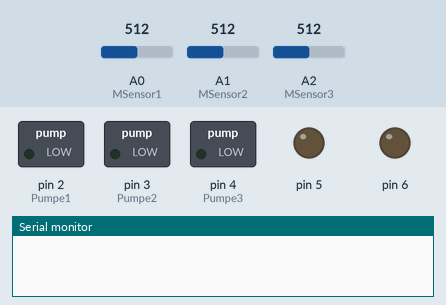
A sketch run on a simulated Arduino Uno, built for the host (arithmetic inside an expression is 32-bit, double 64-bit). On the bench: switched loads named in the sketch (green lamp = pin HIGH), output pins drawn as LEDs (lit = HIGH), the last lines printed to the serial monitor. Dashed ring = blinking. The inputs (shaded band) are chosen by the test bench; at power-on: A0 (MSensor1) = 512, A1 (MSensor2) = 512, A2 (MSensor3) = 512.

Above: at 1.8 s.
1.9 s: A0 (MSensor1) set to 414
5.0 s: A0 (MSensor1) set to 389
At 6.8 s:
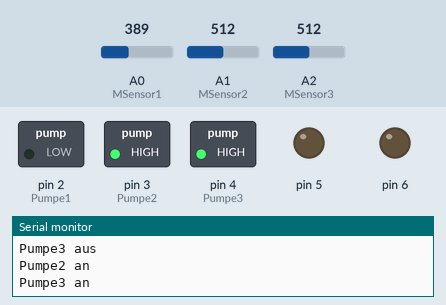
8.1 s: A1 (MSensor2) set to 306
At 10.8 s:
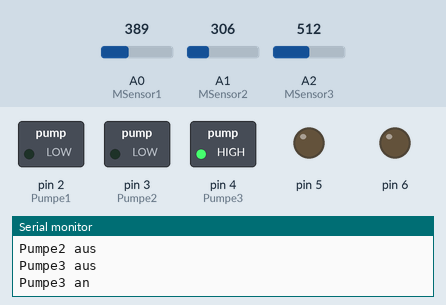
11.2 s: A0 (MSensor1) set to 511
At 12.28 s:
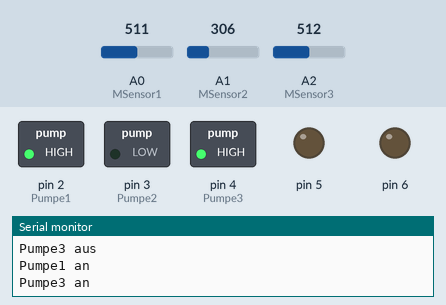
14.3 s: A0 (MSensor1) set to 306
At 15.7 s:
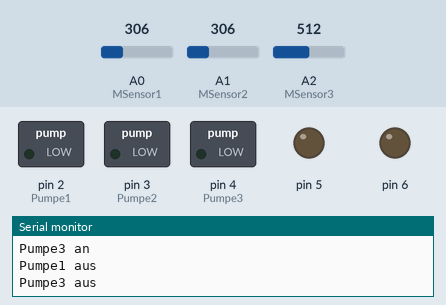
16.0 s: A2 (MSensor3) set to 415
17.5 s: A2 (MSensor3) set to 385
At 18.1 s:
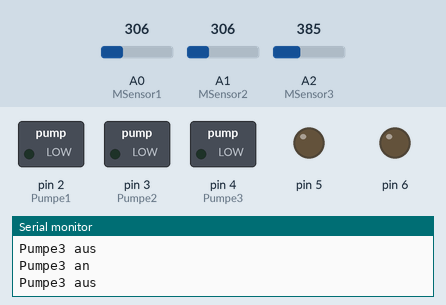
Timing chart, 0 to 20.0 s (numbered marks = the images above; inputs shaded):
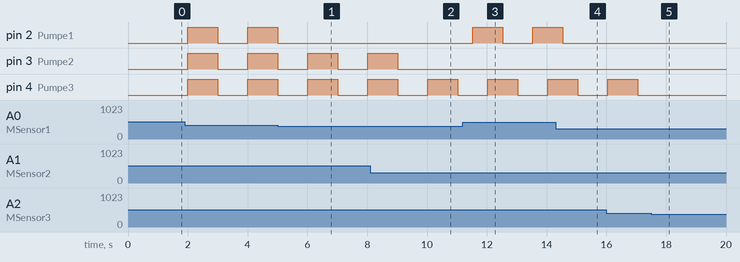

Measured:
- the behaviour switches between 401 and 400 on A0 (MSensor1) (found by bisection; images 0 and 1)
- the behaviour switches between 401 and 400 on A2 (MSensor3) (found by bisection; images 4 and 5)
- after the input at 5.0 s, pin 2 (Pumpe1): goes on until 5.0 s, then stays LOW
- after the input at 8.1 s, pin 3 (Pumpe2): goes on until 9.0 s, then stays LOW
- after the input at 11.2 s, pin 2 (Pumpe1): LOW → HIGH after 0.33 s, → LOW 1.0 s later, → HIGH 1.0 s later
- after the input at 14.3 s, pin 2 (Pumpe1): goes on until 14.5 s, then stays LOW
- after the input at 17.5 s, pin 4 (Pumpe3): stays LOW (without the input it goes to HIGH after 0.55 s)
- by itself, pin 3 (Pumpe2): alternates HIGH for 1.0 s and LOW for 1.0 s

The sketch:

Bewaesserung.ino
```cpp
//Konstanten
const int FeuchtWert1 = 400;
const int FeuchtWert2 = 400;
const int FeuchtWert3 = 400;
const int Bewaesserungszeit = 1000;
const int Checktime = 2000;

//Ports
const int MSensor1 = A0;
const int MSensor2 = A1;
const int MSensor3 = A2;
const int Pumpe1 = 2;
const int Pumpe2 = 3;
const int Pumpe3 = 4;

//Variablen
int feuchtigkeit1;
int feuchtigkeit2;
int feuchtigkeit3;

bool BAn1 = 0;
bool BAn2 = 0;
bool BAn3 = 0;

//Timer
unsigned long timer1 = 0;
unsigned long timer1_1 = 0;
unsigned long timer2 = 0;
unsigned long timer2_1 = 0;
unsigned long timer3 = 0;
unsigned long timer3_1 = 0;


void setup()
{
  Serial.begin(9600);
  pinMode(Pumpe1,OUTPUT);
  pinMode(Pumpe2,OUTPUT);
  pinMode(Pumpe3,OUTPUT);

  pinMode(5,OUTPUT);
  digitalWrite(5,LOW);
  pinMode(6,OUTPUT);
  digitalWrite(6,LOW);

}

void loop()
{
  if(millis() > (timer1 + 500)) //Sensor 1
  {
  feuchtigkeit1 = analogRead(MSensor1);
    if((feuchtigkeit1 > FeuchtWert1) && (millis() > timer1_1 + Checktime) && BAn1 == 0)
    {
      digitalWrite(Pumpe1,HIGH);
      BAn1 = 1;
      timer1_1 = millis();
      Serial.print("Pumpe1 an\n");
    }
    else if(BAn1 == 1 && (millis() > timer1_1 + Bewaesserungszeit))
    {
      digitalWrite(Pumpe1,LOW);
      BAn1 = 0;
      Serial.print("Pumpe1 aus\n");
    }
    timer1 = millis();
   }


  if(millis() > (timer2 + 500)) //Sensor 2
  {
  feuchtigkeit2 = analogRead(MSensor2);
    if((feuchtigkeit2 > FeuchtWert2) && (millis() > timer2_1 + Checktime) && BAn2 == 0)
    {
      digitalWrite(Pumpe2,HIGH);
      BAn2 = 1;
      timer2_1 = millis();
      Serial.print("Pumpe2 an\n");
    }
    else if(BAn2 == 1 && (millis() > timer2_1 + Bewaesserungszeit))
    {
      digitalWrite(Pumpe2,LOW);
      BAn2 = 0;
      Serial.print("Pumpe2 aus\n");
    }
    timer2 = millis();
   }

   if(millis() > (timer3 + 500)) //Sensor 3
  {
  feuchtigkeit3 = analogRead(MSensor3);
    if((feuchtigkeit3 > FeuchtWert3) && (millis() > timer3_1 + Checktime) && BAn3 == 0)
    {
      digitalWrite(Pumpe3,HIGH);
      BAn3 = 1;
      timer3_1 = millis();
      Serial.print("Pumpe3 an\n");
    }
    else if(BAn3 == 1 && (millis() > timer3_1 + Bewaesserungszeit))
    {
      digitalWrite(Pumpe3,LOW);
      BAn3 = 0;
      Serial.print("Pumpe3 aus\n");
    }
    timer3 = millis();
   }
}
```
